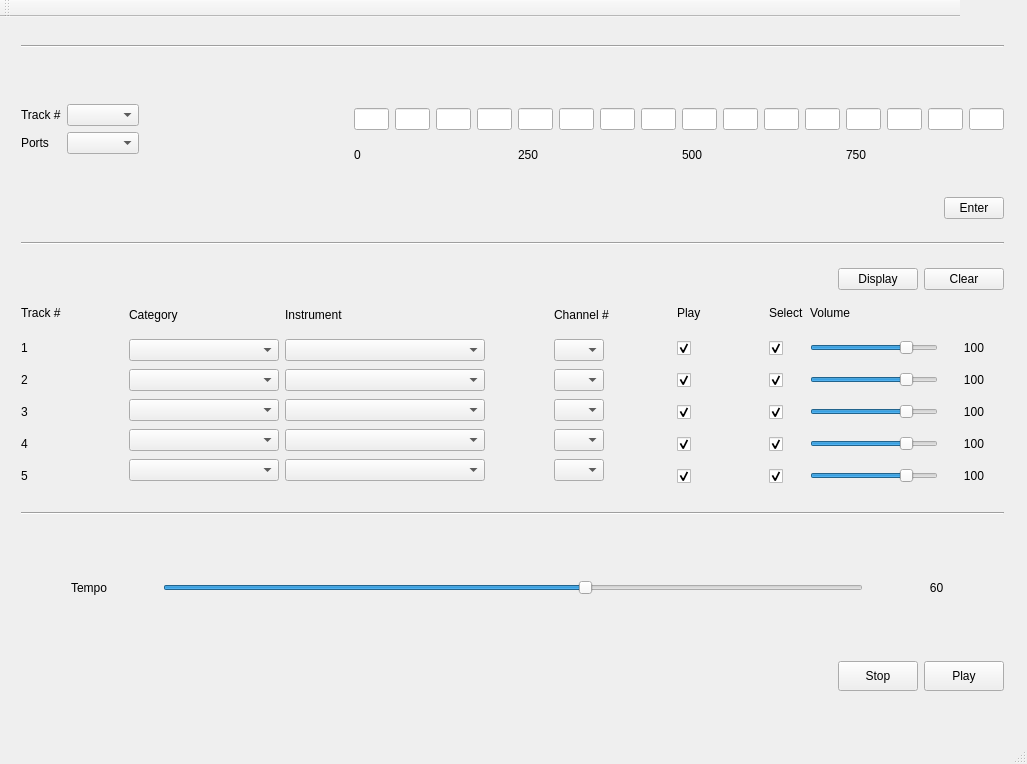
<?xml version="1.0" encoding="UTF-8"?>
<ui version="4.0">
 <class>MainWindow</class>
 <widget class="QMainWindow" name="MainWindow">
  <property name="geometry">
   <rect>
    <x>0</x>
    <y>0</y>
    <width>1027</width>
    <height>764</height>
   </rect>
  </property>
  <property name="minimumSize">
   <size>
    <width>1027</width>
    <height>764</height>
   </size>
  </property>
  <property name="maximumSize">
   <size>
    <width>1027</width>
    <height>764</height>
   </size>
  </property>
  <property name="windowTitle">
   <string>MainWindow</string>
  </property>
  <widget class="QWidget" name="centralWidget">
   <widget class="QWidget" name="layoutWidget">
    <property name="geometry">
     <rect>
      <x>10</x>
      <y>0</y>
      <width>1005</width>
      <height>702</height>
     </rect>
    </property>
    <layout class="QVBoxLayout" name="verticalLayout_4">
     <item>
      <widget class="Line" name="line_3">
       <property name="orientation">
        <enum>Qt::Horizontal</enum>
       </property>
      </widget>
     </item>
     <item>
      <widget class="QLabel" name="label">
       <property name="maximumSize">
        <size>
         <width>16777215</width>
         <height>10</height>
        </size>
       </property>
       <property name="text">
        <string/>
       </property>
      </widget>
     </item>
     <item>
      <layout class="QHBoxLayout" name="horizontalLayout_2">
       <item>
        <layout class="QVBoxLayout" name="verticalLayout">
         <item>
          <layout class="QHBoxLayout" name="horizontalLayout_14">
           <item>
            <widget class="QLabel" name="label_9">
             <property name="text">
              <string>Track #</string>
             </property>
            </widget>
           </item>
           <item>
            <widget class="QComboBox" name="comboBox_input_track"/>
           </item>
          </layout>
         </item>
         <item>
          <layout class="QHBoxLayout" name="horizontalLayout_18">
           <item>
            <widget class="QLabel" name="label_16">
             <property name="text">
              <string>Ports</string>
             </property>
            </widget>
           </item>
           <item>
            <widget class="QComboBox" name="comboBox_ports"/>
           </item>
          </layout>
         </item>
         <item>
          <widget class="QLabel" name="label_15">
           <property name="text">
            <string/>
           </property>
          </widget>
         </item>
        </layout>
       </item>
       <item>
        <spacer name="horizontalSpacer">
         <property name="orientation">
          <enum>Qt::Horizontal</enum>
         </property>
         <property name="sizeHint" stdset="0">
          <size>
           <width>40</width>
           <height>20</height>
          </size>
         </property>
        </spacer>
       </item>
       <item>
        <layout class="QVBoxLayout" name="verticalLayout_5">
         <item>
          <layout class="QHBoxLayout" name="horizontalLayout">
           <item>
            <widget class="QLineEdit" name="lineEdit_0">
             <property name="maximumSize">
              <size>
               <width>35</width>
               <height>16777215</height>
              </size>
             </property>
             <property name="text">
              <string/>
             </property>
            </widget>
           </item>
           <item>
            <widget class="QLineEdit" name="lineEdit_1">
             <property name="maximumSize">
              <size>
               <width>35</width>
               <height>16777215</height>
              </size>
             </property>
             <property name="text">
              <string/>
             </property>
            </widget>
           </item>
           <item>
            <widget class="QLineEdit" name="lineEdit_2">
             <property name="maximumSize">
              <size>
               <width>35</width>
               <height>16777215</height>
              </size>
             </property>
             <property name="text">
              <string/>
             </property>
            </widget>
           </item>
           <item>
            <widget class="QLineEdit" name="lineEdit_3">
             <property name="maximumSize">
              <size>
               <width>35</width>
               <height>16777215</height>
              </size>
             </property>
             <property name="text">
              <string/>
             </property>
             <property name="clearButtonEnabled">
              <bool>false</bool>
             </property>
            </widget>
           </item>
           <item>
            <widget class="QLineEdit" name="lineEdit_4">
             <property name="maximumSize">
              <size>
               <width>35</width>
               <height>16777215</height>
              </size>
             </property>
             <property name="text">
              <string/>
             </property>
            </widget>
           </item>
           <item>
            <widget class="QLineEdit" name="lineEdit_5">
             <property name="maximumSize">
              <size>
               <width>35</width>
               <height>16777215</height>
              </size>
             </property>
             <property name="text">
              <string/>
             </property>
            </widget>
           </item>
           <item>
            <widget class="QLineEdit" name="lineEdit_6">
             <property name="maximumSize">
              <size>
               <width>35</width>
               <height>16777215</height>
              </size>
             </property>
             <property name="text">
              <string/>
             </property>
            </widget>
           </item>
           <item>
            <widget class="QLineEdit" name="lineEdit_7">
             <property name="maximumSize">
              <size>
               <width>35</width>
               <height>16777215</height>
              </size>
             </property>
             <property name="text">
              <string/>
             </property>
            </widget>
           </item>
           <item>
            <widget class="QLineEdit" name="lineEdit_8">
             <property name="maximumSize">
              <size>
               <width>35</width>
               <height>16777215</height>
              </size>
             </property>
             <property name="text">
              <string/>
             </property>
            </widget>
           </item>
           <item>
            <widget class="QLineEdit" name="lineEdit_9">
             <property name="maximumSize">
              <size>
               <width>35</width>
               <height>16777215</height>
              </size>
             </property>
             <property name="text">
              <string/>
             </property>
            </widget>
           </item>
           <item>
            <widget class="QLineEdit" name="lineEdit_10">
             <property name="maximumSize">
              <size>
               <width>35</width>
               <height>16777215</height>
              </size>
             </property>
             <property name="text">
              <string/>
             </property>
            </widget>
           </item>
           <item>
            <widget class="QLineEdit" name="lineEdit_11">
             <property name="maximumSize">
              <size>
               <width>35</width>
               <height>16777215</height>
              </size>
             </property>
             <property name="text">
              <string/>
             </property>
            </widget>
           </item>
           <item>
            <widget class="QLineEdit" name="lineEdit_12">
             <property name="maximumSize">
              <size>
               <width>35</width>
               <height>16777215</height>
              </size>
             </property>
             <property name="text">
              <string/>
             </property>
            </widget>
           </item>
           <item>
            <widget class="QLineEdit" name="lineEdit_13">
             <property name="maximumSize">
              <size>
               <width>35</width>
               <height>16777215</height>
              </size>
             </property>
             <property name="text">
              <string/>
             </property>
            </widget>
           </item>
           <item>
            <widget class="QLineEdit" name="lineEdit_14">
             <property name="maximumSize">
              <size>
               <width>35</width>
               <height>16777215</height>
              </size>
             </property>
             <property name="text">
              <string/>
             </property>
            </widget>
           </item>
           <item>
            <widget class="QLineEdit" name="lineEdit_15">
             <property name="maximumSize">
              <size>
               <width>35</width>
               <height>16777215</height>
              </size>
             </property>
             <property name="text">
              <string/>
             </property>
            </widget>
           </item>
          </layout>
         </item>
         <item>
          <layout class="QHBoxLayout" name="horizontalLayout_8">
           <item>
            <widget class="QLabel" name="label_14">
             <property name="minimumSize">
              <size>
               <width>100</width>
               <height>0</height>
              </size>
             </property>
             <property name="maximumSize">
              <size>
               <width>16777215</width>
               <height>30</height>
              </size>
             </property>
             <property name="text">
              <string>0</string>
             </property>
            </widget>
           </item>
           <item>
            <widget class="QLabel" name="label_13">
             <property name="maximumSize">
              <size>
               <width>16777215</width>
               <height>30</height>
              </size>
             </property>
             <property name="text">
              <string>250</string>
             </property>
            </widget>
           </item>
           <item>
            <widget class="QLabel" name="label_12">
             <property name="maximumSize">
              <size>
               <width>16777215</width>
               <height>30</height>
              </size>
             </property>
             <property name="text">
              <string>500</string>
             </property>
            </widget>
           </item>
           <item>
            <widget class="QLabel" name="label_11">
             <property name="maximumSize">
              <size>
               <width>16777215</width>
               <height>30</height>
              </size>
             </property>
             <property name="text">
              <string>750</string>
             </property>
            </widget>
           </item>
          </layout>
         </item>
        </layout>
       </item>
      </layout>
     </item>
     <item>
      <layout class="QHBoxLayout" name="horizontalLayout_12">
       <item>
        <spacer name="horizontalSpacer_32">
         <property name="orientation">
          <enum>Qt::Horizontal</enum>
         </property>
         <property name="sizeHint" stdset="0">
          <size>
           <width>40</width>
           <height>20</height>
          </size>
         </property>
        </spacer>
       </item>
       <item>
        <widget class="QPushButton" name="pushButton_Enter">
         <property name="maximumSize">
          <size>
           <width>60</width>
           <height>16777215</height>
          </size>
         </property>
         <property name="layoutDirection">
          <enum>Qt::LeftToRight</enum>
         </property>
         <property name="text">
          <string>Enter</string>
         </property>
        </widget>
       </item>
      </layout>
     </item>
     <item>
      <widget class="Line" name="line">
       <property name="orientation">
        <enum>Qt::Horizontal</enum>
       </property>
      </widget>
     </item>
     <item>
      <layout class="QVBoxLayout" name="verticalLayout_2">
       <item>
        <layout class="QHBoxLayout" name="horizontalLayout_10">
         <item>
          <spacer name="horizontalSpacer_33">
           <property name="orientation">
            <enum>Qt::Horizontal</enum>
           </property>
           <property name="sizeHint" stdset="0">
            <size>
             <width>40</width>
             <height>20</height>
            </size>
           </property>
          </spacer>
         </item>
         <item>
          <widget class="QPushButton" name="pushButton_display">
           <property name="text">
            <string>Display</string>
           </property>
          </widget>
         </item>
         <item>
          <widget class="QPushButton" name="clear_button">
           <property name="text">
            <string>Clear</string>
           </property>
          </widget>
         </item>
        </layout>
       </item>
       <item>
        <layout class="QHBoxLayout" name="horizontalLayout_3">
         <item>
          <layout class="QVBoxLayout" name="verticalLayout_6">
           <property name="topMargin">
            <number>0</number>
           </property>
           <item>
            <widget class="QLabel" name="label_2">
             <property name="minimumSize">
              <size>
               <width>0</width>
               <height>33</height>
              </size>
             </property>
             <property name="maximumSize">
              <size>
               <width>100</width>
               <height>33</height>
              </size>
             </property>
             <property name="text">
              <string>Track #</string>
             </property>
            </widget>
           </item>
           <item>
            <widget class="QLabel" name="label_1_track">
             <property name="text">
              <string>1</string>
             </property>
            </widget>
           </item>
           <item>
            <widget class="QLabel" name="label_1_track_2">
             <property name="text">
              <string>2</string>
             </property>
            </widget>
           </item>
           <item>
            <widget class="QLabel" name="label_1_track_3">
             <property name="text">
              <string>3</string>
             </property>
            </widget>
           </item>
           <item>
            <widget class="QLabel" name="label_1_track_4">
             <property name="text">
              <string>4</string>
             </property>
            </widget>
           </item>
           <item>
            <widget class="QLabel" name="label_1_track_5">
             <property name="text">
              <string>5</string>
             </property>
            </widget>
           </item>
          </layout>
         </item>
         <item>
          <spacer name="horizontalSpacer_2">
           <property name="orientation">
            <enum>Qt::Horizontal</enum>
           </property>
           <property name="sizeHint" stdset="0">
            <size>
             <width>40</width>
             <height>20</height>
            </size>
           </property>
          </spacer>
         </item>
         <item>
          <layout class="QVBoxLayout" name="verticalLayout_7">
           <item>
            <widget class="QLabel" name="label_4">
             <property name="minimumSize">
              <size>
               <width>0</width>
               <height>33</height>
              </size>
             </property>
             <property name="maximumSize">
              <size>
               <width>100</width>
               <height>33</height>
              </size>
             </property>
             <property name="text">
              <string>Category</string>
             </property>
            </widget>
           </item>
           <item>
            <widget class="QComboBox" name="comboBox_1_cat">
             <property name="minimumSize">
              <size>
               <width>150</width>
               <height>0</height>
              </size>
             </property>
            </widget>
           </item>
           <item>
            <widget class="QComboBox" name="comboBox_2_cat">
             <property name="minimumSize">
              <size>
               <width>150</width>
               <height>0</height>
              </size>
             </property>
            </widget>
           </item>
           <item>
            <widget class="QComboBox" name="comboBox_3_cat">
             <property name="minimumSize">
              <size>
               <width>150</width>
               <height>0</height>
              </size>
             </property>
            </widget>
           </item>
           <item>
            <widget class="QComboBox" name="comboBox_4_cat">
             <property name="minimumSize">
              <size>
               <width>150</width>
               <height>0</height>
              </size>
             </property>
            </widget>
           </item>
           <item>
            <widget class="QComboBox" name="comboBox_5_cat">
             <property name="minimumSize">
              <size>
               <width>150</width>
               <height>0</height>
              </size>
             </property>
            </widget>
           </item>
          </layout>
         </item>
         <item>
          <layout class="QVBoxLayout" name="verticalLayout_8">
           <item>
            <widget class="QLabel" name="label_3">
             <property name="minimumSize">
              <size>
               <width>200</width>
               <height>33</height>
              </size>
             </property>
             <property name="maximumSize">
              <size>
               <width>16777215</width>
               <height>33</height>
              </size>
             </property>
             <property name="text">
              <string>Instrument</string>
             </property>
            </widget>
           </item>
           <item>
            <widget class="QComboBox" name="comboBox_1_instru">
             <property name="minimumSize">
              <size>
               <width>150</width>
               <height>0</height>
              </size>
             </property>
            </widget>
           </item>
           <item>
            <widget class="QComboBox" name="comboBox_2_instru">
             <property name="minimumSize">
              <size>
               <width>150</width>
               <height>0</height>
              </size>
             </property>
            </widget>
           </item>
           <item>
            <widget class="QComboBox" name="comboBox_3_instru">
             <property name="minimumSize">
              <size>
               <width>150</width>
               <height>0</height>
              </size>
             </property>
            </widget>
           </item>
           <item>
            <widget class="QComboBox" name="comboBox_4_instru">
             <property name="minimumSize">
              <size>
               <width>150</width>
               <height>0</height>
              </size>
             </property>
            </widget>
           </item>
           <item>
            <widget class="QComboBox" name="comboBox_5_instru">
             <property name="minimumSize">
              <size>
               <width>150</width>
               <height>0</height>
              </size>
             </property>
            </widget>
           </item>
          </layout>
         </item>
         <item>
          <spacer name="horizontalSpacer_4">
           <property name="orientation">
            <enum>Qt::Horizontal</enum>
           </property>
           <property name="sizeHint" stdset="0">
            <size>
             <width>40</width>
             <height>20</height>
            </size>
           </property>
          </spacer>
         </item>
         <item>
          <layout class="QVBoxLayout" name="verticalLayout_9">
           <item>
            <widget class="QLabel" name="label_5">
             <property name="minimumSize">
              <size>
               <width>0</width>
               <height>33</height>
              </size>
             </property>
             <property name="maximumSize">
              <size>
               <width>75</width>
               <height>33</height>
              </size>
             </property>
             <property name="text">
              <string>Channel #</string>
             </property>
            </widget>
           </item>
           <item>
            <widget class="QComboBox" name="comboBox_1_chan">
             <property name="maximumSize">
              <size>
               <width>50</width>
               <height>16777215</height>
              </size>
             </property>
            </widget>
           </item>
           <item>
            <widget class="QComboBox" name="comboBox_2_chan">
             <property name="maximumSize">
              <size>
               <width>50</width>
               <height>16777215</height>
              </size>
             </property>
            </widget>
           </item>
           <item>
            <widget class="QComboBox" name="comboBox_3_chan">
             <property name="maximumSize">
              <size>
               <width>50</width>
               <height>16777215</height>
              </size>
             </property>
            </widget>
           </item>
           <item>
            <widget class="QComboBox" name="comboBox_4_chan">
             <property name="maximumSize">
              <size>
               <width>50</width>
               <height>16777215</height>
              </size>
             </property>
            </widget>
           </item>
           <item>
            <widget class="QComboBox" name="comboBox_5_chan">
             <property name="maximumSize">
              <size>
               <width>50</width>
               <height>16777215</height>
              </size>
             </property>
            </widget>
           </item>
          </layout>
         </item>
         <item>
          <spacer name="horizontalSpacer_5">
           <property name="orientation">
            <enum>Qt::Horizontal</enum>
           </property>
           <property name="sizeHint" stdset="0">
            <size>
             <width>40</width>
             <height>20</height>
            </size>
           </property>
          </spacer>
         </item>
         <item>
          <layout class="QVBoxLayout" name="verticalLayout_10">
           <property name="bottomMargin">
            <number>0</number>
           </property>
           <item>
            <widget class="QLabel" name="label_10">
             <property name="minimumSize">
              <size>
               <width>0</width>
               <height>33</height>
              </size>
             </property>
             <property name="maximumSize">
              <size>
               <width>16777215</width>
               <height>33</height>
              </size>
             </property>
             <property name="text">
              <string>Play</string>
             </property>
            </widget>
           </item>
           <item>
            <widget class="QCheckBox" name="play_1">
             <property name="minimumSize">
              <size>
               <width>0</width>
               <height>26</height>
              </size>
             </property>
             <property name="text">
              <string/>
             </property>
             <property name="checked">
              <bool>true</bool>
             </property>
            </widget>
           </item>
           <item>
            <widget class="QCheckBox" name="play_2">
             <property name="minimumSize">
              <size>
               <width>0</width>
               <height>26</height>
              </size>
             </property>
             <property name="text">
              <string/>
             </property>
             <property name="checked">
              <bool>true</bool>
             </property>
            </widget>
           </item>
           <item>
            <widget class="QCheckBox" name="play_3">
             <property name="minimumSize">
              <size>
               <width>0</width>
               <height>26</height>
              </size>
             </property>
             <property name="text">
              <string/>
             </property>
             <property name="checked">
              <bool>true</bool>
             </property>
            </widget>
           </item>
           <item>
            <widget class="QCheckBox" name="play_4">
             <property name="minimumSize">
              <size>
               <width>0</width>
               <height>26</height>
              </size>
             </property>
             <property name="text">
              <string/>
             </property>
             <property name="checked">
              <bool>true</bool>
             </property>
            </widget>
           </item>
           <item>
            <widget class="QCheckBox" name="play_5">
             <property name="minimumSize">
              <size>
               <width>0</width>
               <height>26</height>
              </size>
             </property>
             <property name="text">
              <string/>
             </property>
             <property name="checked">
              <bool>true</bool>
             </property>
            </widget>
           </item>
          </layout>
         </item>
         <item>
          <spacer name="horizontalSpacer_31">
           <property name="orientation">
            <enum>Qt::Horizontal</enum>
           </property>
           <property name="sizeHint" stdset="0">
            <size>
             <width>40</width>
             <height>20</height>
            </size>
           </property>
          </spacer>
         </item>
         <item>
          <layout class="QVBoxLayout" name="verticalLayout_11">
           <item>
            <widget class="QLabel" name="label_8">
             <property name="minimumSize">
              <size>
               <width>0</width>
               <height>33</height>
              </size>
             </property>
             <property name="maximumSize">
              <size>
               <width>16777215</width>
               <height>33</height>
              </size>
             </property>
             <property name="text">
              <string>Select</string>
             </property>
            </widget>
           </item>
           <item>
            <widget class="QCheckBox" name="select_1">
             <property name="minimumSize">
              <size>
               <width>0</width>
               <height>26</height>
              </size>
             </property>
             <property name="text">
              <string/>
             </property>
             <property name="checked">
              <bool>true</bool>
             </property>
            </widget>
           </item>
           <item>
            <widget class="QCheckBox" name="select_2">
             <property name="minimumSize">
              <size>
               <width>0</width>
               <height>26</height>
              </size>
             </property>
             <property name="text">
              <string/>
             </property>
             <property name="checked">
              <bool>true</bool>
             </property>
            </widget>
           </item>
           <item>
            <widget class="QCheckBox" name="select_3">
             <property name="minimumSize">
              <size>
               <width>0</width>
               <height>26</height>
              </size>
             </property>
             <property name="text">
              <string/>
             </property>
             <property name="checked">
              <bool>true</bool>
             </property>
            </widget>
           </item>
           <item>
            <widget class="QCheckBox" name="select_4">
             <property name="minimumSize">
              <size>
               <width>0</width>
               <height>26</height>
              </size>
             </property>
             <property name="text">
              <string/>
             </property>
             <property name="checked">
              <bool>true</bool>
             </property>
            </widget>
           </item>
           <item>
            <widget class="QCheckBox" name="select_5">
             <property name="minimumSize">
              <size>
               <width>0</width>
               <height>26</height>
              </size>
             </property>
             <property name="text">
              <string/>
             </property>
             <property name="checked">
              <bool>true</bool>
             </property>
            </widget>
           </item>
          </layout>
         </item>
         <item>
          <layout class="QVBoxLayout" name="verticalLayout_13">
           <property name="topMargin">
            <number>0</number>
           </property>
           <item>
            <widget class="QLabel" name="label_7">
             <property name="minimumSize">
              <size>
               <width>0</width>
               <height>33</height>
              </size>
             </property>
             <property name="maximumSize">
              <size>
               <width>16777215</width>
               <height>33</height>
              </size>
             </property>
             <property name="text">
              <string>Volume</string>
             </property>
            </widget>
           </item>
           <item>
            <layout class="QHBoxLayout" name="horizontalLayout_15">
             <item>
              <widget class="QSlider" name="horizontalSlider_1_vol">
               <property name="minimumSize">
                <size>
                 <width>128</width>
                 <height>0</height>
                </size>
               </property>
               <property name="maximum">
                <number>127</number>
               </property>
               <property name="value">
                <number>100</number>
               </property>
               <property name="orientation">
                <enum>Qt::Horizontal</enum>
               </property>
              </widget>
             </item>
             <item>
              <widget class="QLabel" name="label_1_vol">
               <property name="minimumSize">
                <size>
                 <width>60</width>
                 <height>0</height>
                </size>
               </property>
               <property name="text">
                <string>100</string>
               </property>
               <property name="alignment">
                <set>Qt::AlignCenter</set>
               </property>
              </widget>
             </item>
            </layout>
           </item>
           <item>
            <layout class="QHBoxLayout" name="horizontalLayout_16">
             <item>
              <widget class="QSlider" name="horizontalSlider_2_vol">
               <property name="minimumSize">
                <size>
                 <width>128</width>
                 <height>0</height>
                </size>
               </property>
               <property name="maximum">
                <number>127</number>
               </property>
               <property name="value">
                <number>100</number>
               </property>
               <property name="orientation">
                <enum>Qt::Horizontal</enum>
               </property>
              </widget>
             </item>
             <item>
              <widget class="QLabel" name="label_2_vol">
               <property name="minimumSize">
                <size>
                 <width>60</width>
                 <height>0</height>
                </size>
               </property>
               <property name="text">
                <string>100</string>
               </property>
               <property name="alignment">
                <set>Qt::AlignCenter</set>
               </property>
              </widget>
             </item>
            </layout>
           </item>
           <item>
            <layout class="QHBoxLayout" name="horizontalLayout_17">
             <item>
              <widget class="QSlider" name="horizontalSlider_3_vol">
               <property name="minimumSize">
                <size>
                 <width>128</width>
                 <height>0</height>
                </size>
               </property>
               <property name="maximum">
                <number>127</number>
               </property>
               <property name="value">
                <number>100</number>
               </property>
               <property name="orientation">
                <enum>Qt::Horizontal</enum>
               </property>
              </widget>
             </item>
             <item>
              <widget class="QLabel" name="label_3_vol">
               <property name="minimumSize">
                <size>
                 <width>60</width>
                 <height>0</height>
                </size>
               </property>
               <property name="text">
                <string>100</string>
               </property>
               <property name="alignment">
                <set>Qt::AlignCenter</set>
               </property>
              </widget>
             </item>
            </layout>
           </item>
           <item>
            <layout class="QHBoxLayout" name="horizontalLayout_4">
             <item>
              <widget class="QSlider" name="horizontalSlider_4_vol">
               <property name="minimumSize">
                <size>
                 <width>128</width>
                 <height>0</height>
                </size>
               </property>
               <property name="maximum">
                <number>127</number>
               </property>
               <property name="value">
                <number>100</number>
               </property>
               <property name="orientation">
                <enum>Qt::Horizontal</enum>
               </property>
              </widget>
             </item>
             <item>
              <widget class="QLabel" name="label_4_vol">
               <property name="minimumSize">
                <size>
                 <width>60</width>
                 <height>0</height>
                </size>
               </property>
               <property name="text">
                <string>100</string>
               </property>
               <property name="alignment">
                <set>Qt::AlignCenter</set>
               </property>
              </widget>
             </item>
            </layout>
           </item>
           <item>
            <layout class="QHBoxLayout" name="horizontalLayout_5">
             <item>
              <widget class="QSlider" name="horizontalSlider_5_vol">
               <property name="minimumSize">
                <size>
                 <width>128</width>
                 <height>0</height>
                </size>
               </property>
               <property name="maximum">
                <number>127</number>
               </property>
               <property name="value">
                <number>100</number>
               </property>
               <property name="orientation">
                <enum>Qt::Horizontal</enum>
               </property>
              </widget>
             </item>
             <item>
              <widget class="QLabel" name="label_5_vol">
               <property name="minimumSize">
                <size>
                 <width>60</width>
                 <height>0</height>
                </size>
               </property>
               <property name="text">
                <string>100</string>
               </property>
               <property name="alignment">
                <set>Qt::AlignCenter</set>
               </property>
              </widget>
             </item>
            </layout>
           </item>
          </layout>
         </item>
         <item>
          <layout class="QVBoxLayout" name="verticalLayout_12"/>
         </item>
        </layout>
       </item>
      </layout>
     </item>
     <item>
      <widget class="Line" name="line_2">
       <property name="orientation">
        <enum>Qt::Horizontal</enum>
       </property>
      </widget>
     </item>
     <item>
      <layout class="QHBoxLayout" name="horizontalLayout_13">
       <item>
        <widget class="QLabel" name="label_6">
         <property name="layoutDirection">
          <enum>Qt::LeftToRight</enum>
         </property>
         <property name="text">
          <string>Tempo</string>
         </property>
         <property name="alignment">
          <set>Qt::AlignCenter</set>
         </property>
        </widget>
       </item>
       <item>
        <widget class="QSlider" name="horizontalSlider_tempo">
         <property name="maximumSize">
          <size>
           <width>700</width>
           <height>100</height>
          </size>
         </property>
         <property name="value">
          <number>60</number>
         </property>
         <property name="orientation">
          <enum>Qt::Horizontal</enum>
         </property>
        </widget>
       </item>
       <item>
        <widget class="QLabel" name="label_tempo">
         <property name="minimumSize">
          <size>
           <width>60</width>
           <height>0</height>
          </size>
         </property>
         <property name="maximumSize">
          <size>
           <width>16777215</width>
           <height>100</height>
          </size>
         </property>
         <property name="text">
          <string>60</string>
         </property>
         <property name="alignment">
          <set>Qt::AlignCenter</set>
         </property>
        </widget>
       </item>
      </layout>
     </item>
     <item>
      <layout class="QVBoxLayout" name="verticalLayout_3">
       <item>
        <layout class="QHBoxLayout" name="horizontalLayout_11">
         <item>
          <spacer name="horizontalSpacer_3">
           <property name="orientation">
            <enum>Qt::Horizontal</enum>
           </property>
           <property name="sizeHint" stdset="0">
            <size>
             <width>40</width>
             <height>20</height>
            </size>
           </property>
          </spacer>
         </item>
         <item>
          <widget class="QPushButton" name="pushButton_stop">
           <property name="maximumSize">
            <size>
             <width>16777215</width>
             <height>30</height>
            </size>
           </property>
           <property name="text">
            <string>Stop</string>
           </property>
          </widget>
         </item>
         <item>
          <widget class="QPushButton" name="pushButton_play">
           <property name="maximumSize">
            <size>
             <width>16777215</width>
             <height>30</height>
            </size>
           </property>
           <property name="text">
            <string>Play</string>
           </property>
          </widget>
         </item>
        </layout>
       </item>
      </layout>
     </item>
    </layout>
   </widget>
  </widget>
  <widget class="QMenuBar" name="menuBar">
   <property name="geometry">
    <rect>
     <x>0</x>
     <y>0</y>
     <width>1027</width>
     <height>22</height>
    </rect>
   </property>
  </widget>
  <widget class="QToolBar" name="mainToolBar">
   <property name="minimumSize">
    <size>
     <width>960</width>
     <height>0</height>
    </size>
   </property>
   <property name="maximumSize">
    <size>
     <width>960</width>
     <height>717</height>
    </size>
   </property>
   <attribute name="toolBarArea">
    <enum>TopToolBarArea</enum>
   </attribute>
   <attribute name="toolBarBreak">
    <bool>false</bool>
   </attribute>
  </widget>
  <widget class="QStatusBar" name="statusBar"/>
 </widget>
 <layoutdefault spacing="6" margin="11"/>
 <resources/>
 <connections/>
</ui>
